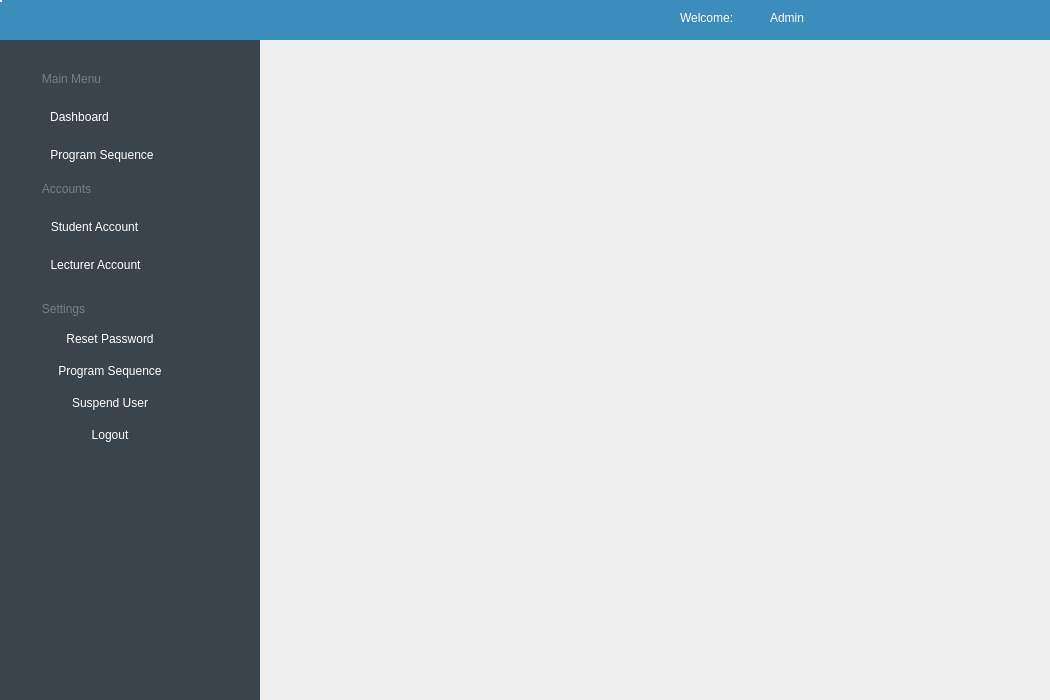
<?xml version="1.0" encoding="UTF-8"?>
<ui version="4.0">
 <class>Dashboard</class>
 <widget class="QDialog" name="Dashboard">
  <property name="geometry">
   <rect>
    <x>0</x>
    <y>0</y>
    <width>1050</width>
    <height>700</height>
   </rect>
  </property>
  <property name="minimumSize">
   <size>
    <width>1050</width>
    <height>700</height>
   </size>
  </property>
  <property name="maximumSize">
   <size>
    <width>1050</width>
    <height>700</height>
   </size>
  </property>
  <property name="windowTitle">
   <string>UB Student Platform | Dashboard</string>
  </property>
  <property name="styleSheet">
   <string notr="true">background-color:#efefef;</string>
  </property>
  <widget class="QFrame" name="Sidebar">
   <property name="geometry">
    <rect>
     <x>0</x>
     <y>40</y>
     <width>260</width>
     <height>660</height>
    </rect>
   </property>
   <property name="minimumSize">
    <size>
     <width>260</width>
     <height>660</height>
    </size>
   </property>
   <property name="maximumSize">
    <size>
     <width>260</width>
     <height>660</height>
    </size>
   </property>
   <property name="styleSheet">
    <string notr="true">background-color:#3a444c;
border: 0;</string>
   </property>
   <property name="frameShape">
    <enum>QFrame::StyledPanel</enum>
   </property>
   <property name="frameShadow">
    <enum>QFrame::Raised</enum>
   </property>
   <widget class="QFrame" name="frame">
    <property name="geometry">
     <rect>
      <x>40</x>
      <y>570</y>
      <width>191</width>
      <height>61</height>
     </rect>
    </property>
    <property name="styleSheet">
     <string notr="true">background:url(:/images/sideBarLogo.png);</string>
    </property>
    <property name="frameShape">
     <enum>QFrame::StyledPanel</enum>
    </property>
    <property name="frameShadow">
     <enum>QFrame::Raised</enum>
    </property>
   </widget>
   <widget class="QWidget" name="layoutWidget">
    <property name="geometry">
     <rect>
      <x>40</x>
      <y>30</y>
      <width>181</width>
      <height>401</height>
     </rect>
    </property>
    <layout class="QVBoxLayout" name="verticalLayout_6">
     <item>
      <widget class="QGroupBox" name="mainMenu_groupBox">
       <property name="styleSheet">
        <string notr="true">color:#70808c;</string>
       </property>
       <property name="title">
        <string>Main Menu</string>
       </property>
       <widget class="QWidget" name="layoutWidget">
        <property name="geometry">
         <rect>
          <x>10</x>
          <y>40</y>
          <width>129</width>
          <height>69</height>
         </rect>
        </property>
        <layout class="QVBoxLayout" name="verticalLayout_2">
         <item>
          <layout class="QFormLayout" name="formLayout">
           <property name="labelAlignment">
            <set>Qt::AlignLeading|Qt::AlignLeft|Qt::AlignVCenter</set>
           </property>
           <property name="formAlignment">
            <set>Qt::AlignLeading|Qt::AlignLeft|Qt::AlignTop</set>
           </property>
           <item row="0" column="0">
            <widget class="QPushButton" name="dashboard_pushButton">
             <property name="layoutDirection">
              <enum>Qt::LeftToRight</enum>
             </property>
             <property name="styleSheet">
              <string notr="true">color:#fff;</string>
             </property>
             <property name="text">
              <string>Dashboard</string>
             </property>
            </widget>
           </item>
          </layout>
         </item>
         <item>
          <layout class="QFormLayout" name="formLayout_2">
           <property name="labelAlignment">
            <set>Qt::AlignLeading|Qt::AlignLeft|Qt::AlignVCenter</set>
           </property>
           <property name="formAlignment">
            <set>Qt::AlignLeading|Qt::AlignLeft|Qt::AlignTop</set>
           </property>
           <item row="0" column="0">
            <widget class="QPushButton" name="AddProgramSequence_pushButton">
             <property name="layoutDirection">
              <enum>Qt::LeftToRight</enum>
             </property>
             <property name="styleSheet">
              <string notr="true">color:#fff;</string>
             </property>
             <property name="text">
              <string>Program Sequence</string>
             </property>
            </widget>
           </item>
          </layout>
         </item>
        </layout>
       </widget>
       <widget class="QGroupBox" name="accounts_groupBox">
        <property name="geometry">
         <rect>
          <x>0</x>
          <y>110</y>
          <width>179</width>
          <height>131</height>
         </rect>
        </property>
        <property name="styleSheet">
         <string notr="true">color:#70808c;</string>
        </property>
        <property name="title">
         <string>Accounts</string>
        </property>
        <widget class="QWidget" name="layoutWidget">
         <property name="geometry">
          <rect>
           <x>10</x>
           <y>40</y>
           <width>117</width>
           <height>69</height>
          </rect>
         </property>
         <layout class="QVBoxLayout" name="verticalLayout">
          <item>
           <layout class="QFormLayout" name="formLayout_5">
            <property name="labelAlignment">
             <set>Qt::AlignLeading|Qt::AlignLeft|Qt::AlignVCenter</set>
            </property>
            <property name="formAlignment">
             <set>Qt::AlignLeading|Qt::AlignLeft|Qt::AlignTop</set>
            </property>
            <item row="0" column="0">
             <widget class="QPushButton" name="dashboard_pushButton_2">
              <property name="layoutDirection">
               <enum>Qt::LeftToRight</enum>
              </property>
              <property name="styleSheet">
               <string notr="true">color:#fff;</string>
              </property>
              <property name="text">
               <string>Student Account</string>
              </property>
             </widget>
            </item>
           </layout>
          </item>
          <item>
           <layout class="QFormLayout" name="formLayout_4">
            <property name="labelAlignment">
             <set>Qt::AlignLeading|Qt::AlignLeft|Qt::AlignVCenter</set>
            </property>
            <property name="formAlignment">
             <set>Qt::AlignLeading|Qt::AlignLeft|Qt::AlignTop</set>
            </property>
            <item row="0" column="0">
             <widget class="QPushButton" name="AddProgramSequence_pushButton_2">
              <property name="layoutDirection">
               <enum>Qt::LeftToRight</enum>
              </property>
              <property name="styleSheet">
               <string notr="true">color:#fff;</string>
              </property>
              <property name="text">
               <string>Lecturer Account</string>
              </property>
             </widget>
            </item>
           </layout>
          </item>
         </layout>
        </widget>
       </widget>
       <widget class="QGroupBox" name="settings_groupBox">
        <property name="geometry">
         <rect>
          <x>0</x>
          <y>230</y>
          <width>179</width>
          <height>191</height>
         </rect>
        </property>
        <property name="styleSheet">
         <string notr="true">color:#70808c;</string>
        </property>
        <property name="title">
         <string>Settings</string>
        </property>
        <widget class="QWidget" name="">
         <property name="geometry">
          <rect>
           <x>10</x>
           <y>20</y>
           <width>120</width>
           <height>135</height>
          </rect>
         </property>
         <layout class="QGridLayout" name="gridLayout">
          <item row="0" column="0">
           <widget class="QPushButton" name="resetPasswd_pushButton">
            <property name="layoutDirection">
             <enum>Qt::LeftToRight</enum>
            </property>
            <property name="styleSheet">
             <string notr="true">color:#fff;</string>
            </property>
            <property name="text">
             <string>Reset Password</string>
            </property>
           </widget>
          </item>
          <item row="1" column="0">
           <widget class="QPushButton" name="addProgamSeqSettings_pushButton">
            <property name="layoutDirection">
             <enum>Qt::LeftToRight</enum>
            </property>
            <property name="styleSheet">
             <string notr="true">color:#fff;</string>
            </property>
            <property name="text">
             <string>Program Sequence</string>
            </property>
           </widget>
          </item>
          <item row="2" column="0">
           <widget class="QPushButton" name="suspendAccount_pushButton">
            <property name="layoutDirection">
             <enum>Qt::LeftToRight</enum>
            </property>
            <property name="styleSheet">
             <string notr="true">color:#fff;</string>
            </property>
            <property name="text">
             <string>Suspend User</string>
            </property>
           </widget>
          </item>
          <item row="3" column="0">
           <widget class="QPushButton" name="logout_pushButton">
            <property name="layoutDirection">
             <enum>Qt::LeftToRight</enum>
            </property>
            <property name="styleSheet">
             <string notr="true">color:#fff;</string>
            </property>
            <property name="text">
             <string>Logout</string>
            </property>
           </widget>
          </item>
         </layout>
        </widget>
       </widget>
      </widget>
     </item>
    </layout>
   </widget>
  </widget>
  <widget class="QFrame" name="headBar">
   <property name="geometry">
    <rect>
     <x>0</x>
     <y>0</y>
     <width>1050</width>
     <height>40</height>
    </rect>
   </property>
   <property name="minimumSize">
    <size>
     <width>1050</width>
     <height>40</height>
    </size>
   </property>
   <property name="maximumSize">
    <size>
     <width>1050</width>
     <height>40</height>
    </size>
   </property>
   <property name="styleSheet">
    <string notr="true">background-color:#3c8dbc;
border:0;</string>
   </property>
   <property name="frameShape">
    <enum>QFrame::StyledPanel</enum>
   </property>
   <property name="frameShadow">
    <enum>QFrame::Raised</enum>
   </property>
   <widget class="QLabel" name="userLabel">
    <property name="geometry">
     <rect>
      <x>770</x>
      <y>10</y>
      <width>151</width>
      <height>16</height>
     </rect>
    </property>
    <property name="styleSheet">
     <string notr="true">color:#fff;</string>
    </property>
    <property name="text">
     <string>Admin</string>
    </property>
   </widget>
   <widget class="QLabel" name="welcomeLabel">
    <property name="geometry">
     <rect>
      <x>680</x>
      <y>10</y>
      <width>81</width>
      <height>16</height>
     </rect>
    </property>
    <property name="styleSheet">
     <string notr="true">color:#fff;</string>
    </property>
    <property name="text">
     <string>Welcome:</string>
    </property>
   </widget>
  </widget>
  <widget class="QWidget" name="layoutWidget">
   <property name="geometry">
    <rect>
     <x>0</x>
     <y>0</y>
     <width>2</width>
     <height>2</height>
    </rect>
   </property>
   <layout class="QVBoxLayout" name="verticalLayout_4"/>
  </widget>
 </widget>
 <resources/>
 <connections/>
</ui>
